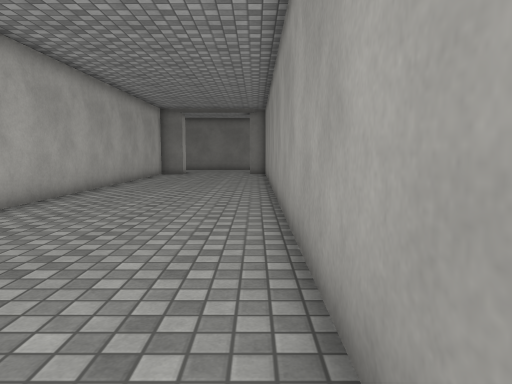
view 1 (above)

16 first-person views from a walk through a 3-D level made in the Unity game engine. The camera is 1.2 m above the floor, tilts 6° down and sees 70° across. The floor is counted in squares, 1 m on a side. Each view is taken from the middle of a square. On the plan, view 1 faces up. The plan holds only what a view shows up to about 15 squares ahead; the rest is blank. The place goes on beyond the plan. The player is left out. Door leaves are left out, so doorways stand open. Surface patterns are stand-ins for the level's own textures.

view 2
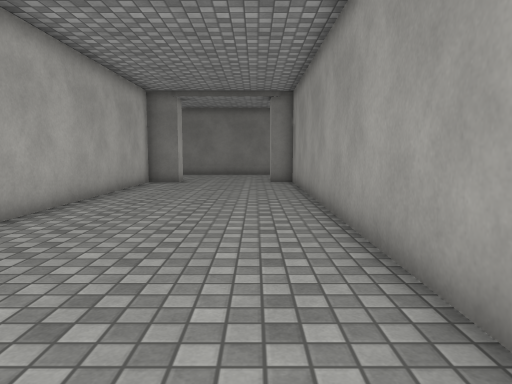

view 3
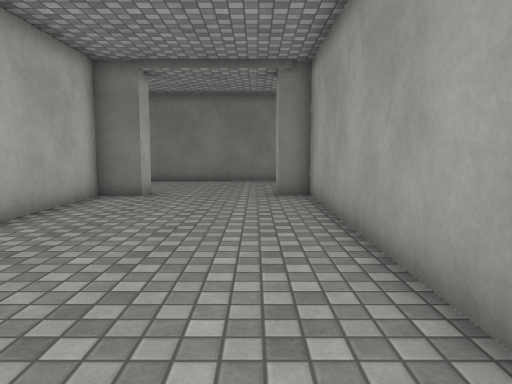

view 4
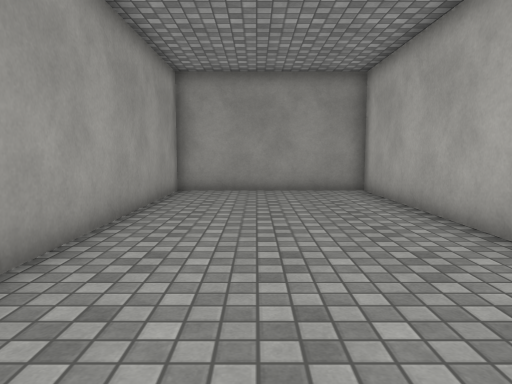

view 5
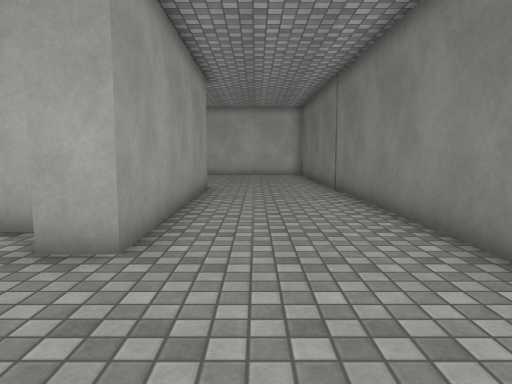

view 6
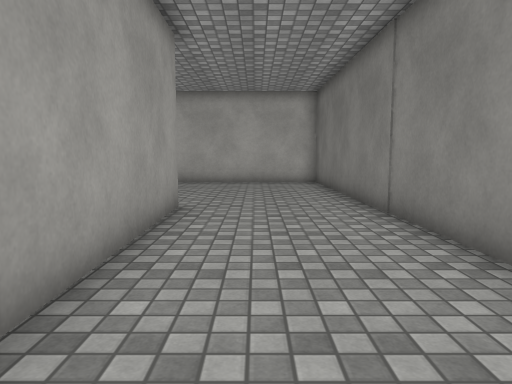

view 7
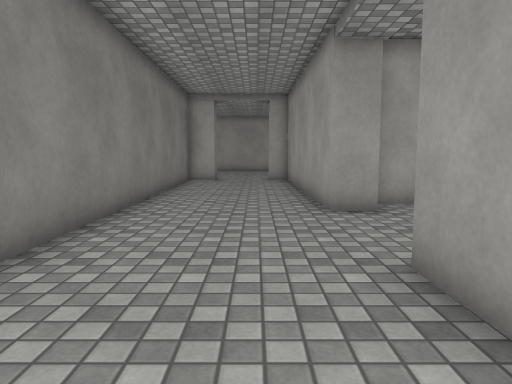

view 8
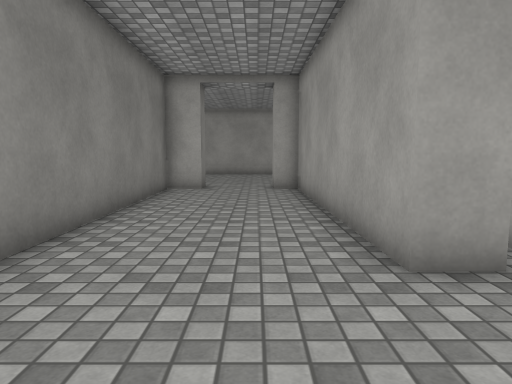

view 9
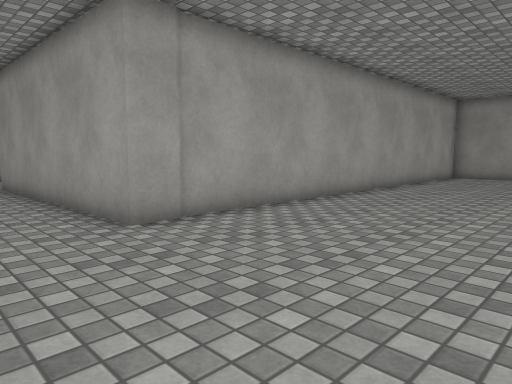

view 10
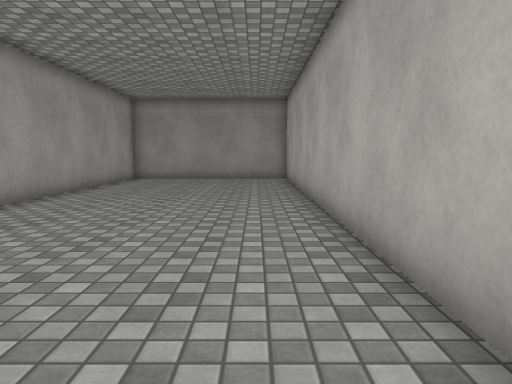

view 11
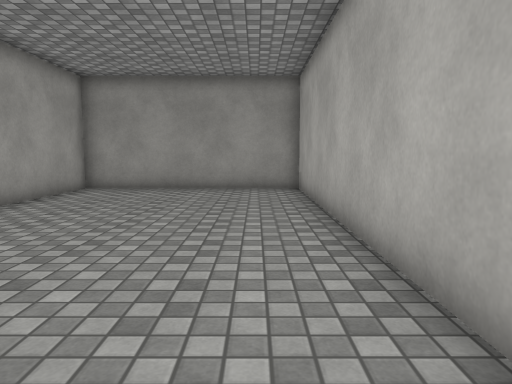

view 12
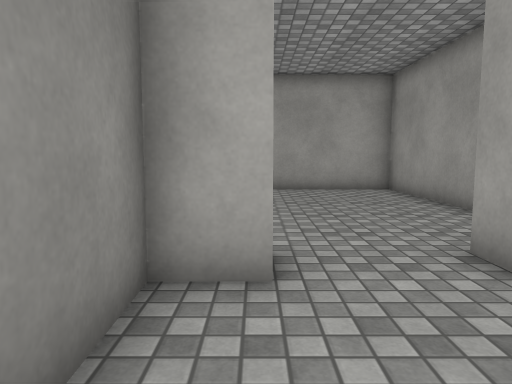

view 13
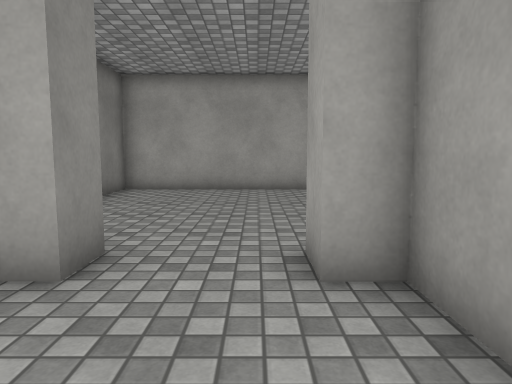

view 14
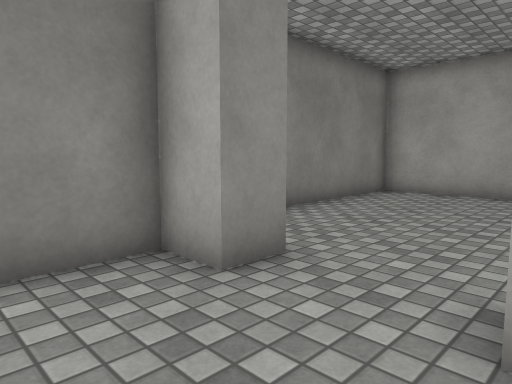

view 15
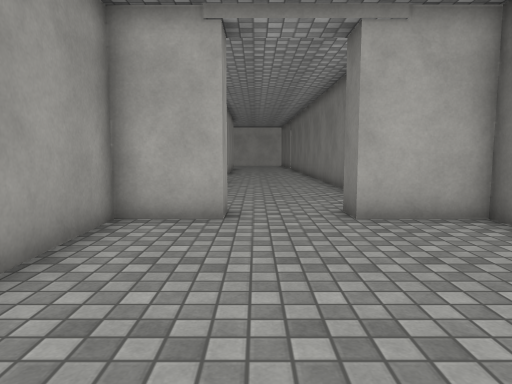

view 16
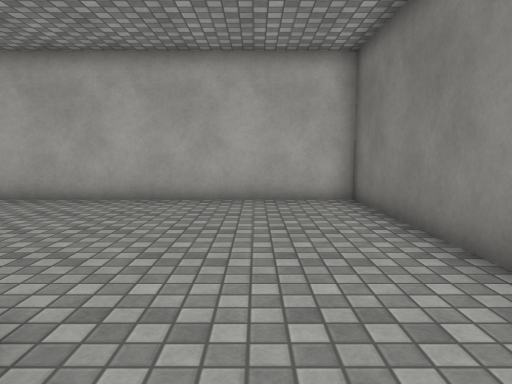

### Floor plan
Ten units are one square. View 1 is at (0, 0); x grows to the right and y downward. Boxes are objects, and circles mark ways between rooms. Rooms are numbered by the first view taken in them; rooms with no view inside come last. Other rooms are left out.
<svg viewBox="-210 -289 388 302">
<path fill="none" stroke="#000" d="M-55 -61 -55 8 6 8 6 -214 -4 -214 -4 -224 83 -226 83 -234 94 -234M94 -258 83 -258 83 -270 -205 -266 -205 -55 -131 -55 -131 -222 -43 -224 -43 -214 -55 -214 -55 -78M94 -234 94 -214 173 -215 173 -284 123 -283M100 -283 94 -283 94 -258"/>
<circle cx="90" cy="-245" r="3" fill="#2a7"/>
<text x="-50" y="-160">1</text>
<text x="130" y="-250">2</text>
</svg>
Room 1 opens to room 2.

Where each view was taken, in squares from view 1:
view 1: 0 up, 0 right, facing up
view 2: 6 up, 1 left, facing up
view 3: 11 up, 1 left, facing up
view 4: 11 up, 2 left, facing down
view 5: 24 up, 0 right, facing left
view 6: 24 up, 5 left, facing left
view 7: 24 up, 8 left, facing right
view 8: 24 up, 4 left, facing right
view 9: 25 up, 19 left, facing down-right
view 10: 23 up, 19 left, facing down
view 11: 18 up, 19 left, facing down
view 12: 26 up, 5 right, facing right
view 13: 24 up, 5 right, facing right
view 14: 23 up, 6 right, facing up-right
view 15: 24 up, 16 right, facing left
view 16: 24 up, 11 left, facing left
